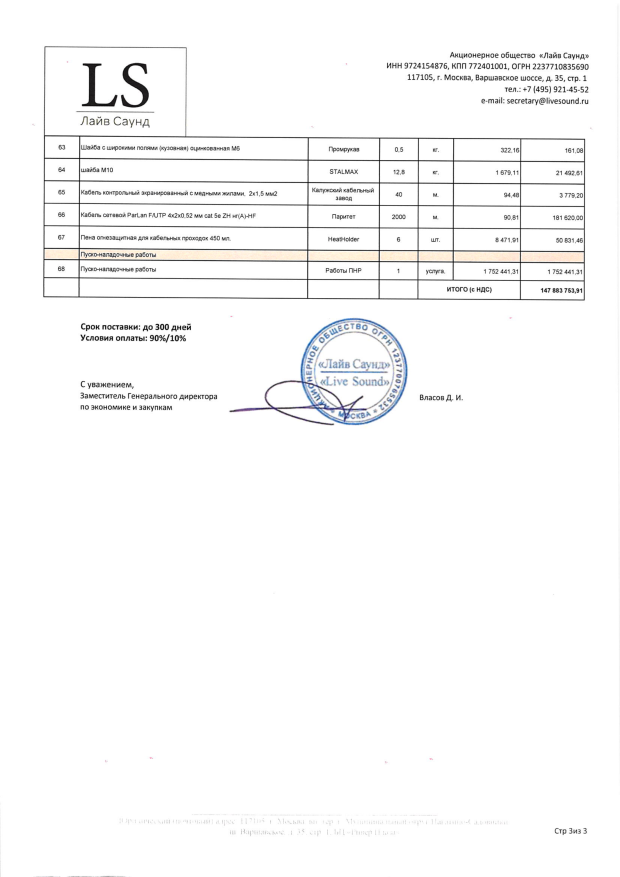
#> input picture session-reports/2026-05-20_kp-ls-ahp-plus15/artifacts/p3_orig.png, 2480 x 3507 px (shown at 1/4 size)
$ python debug_pil.py p3_orig.png out
#> lines starting #> are read from the running program, lines starting #| are printed output that depends on the picture
"""Identify which PIL operation crashes."""
import sys, traceback

print("step 1: import")
from PIL import Image, ImageDraw, ImageFont
import numpy as np
print("step 1 ok")

print("step 2: open PNG")
src = sys.argv[1]
scan = Image.open(src).convert("RGB")
#> scan is the input picture: PIL image 2480x3507 RGB; mean R, G, B 248.9, 248.9, 249
print(f"step 2 ok size={scan.size}")
#| step 2 ok size=(2480, 3507)

print("step 3: crop")
crop = scan.crop((1981, 674, 2078, 706))
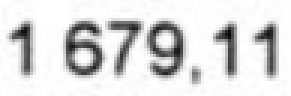
#> crop: PIL image 97x32 RGB (shown 3 times larger); min 6, max 255, mean 219.6
print(f"step 3 ok size={crop.size}")
#| step 3 ok size=(97, 32)

print("step 4: numpy convert")
arr = np.array(crop)
print(f"step 4 ok shape={arr.shape}")
#| step 4 ok shape=(32, 97, 3)

print("step 5: mean")
gray = arr.mean(axis=2)
print(f"step 5 ok shape={gray.shape}")
#| step 5 ok shape=(32, 97)

print("step 6: load font calibri")
f = ImageFont.truetype(r"C:\Windows\Fonts\calibri.ttf", 26)
print("step 6 ok")

print("step 7: small new image")
im = Image.new("RGB", (200, 60), "white")
#> im: PIL image 200x60 RGB; every value is 255
ImageDraw.Draw(im).text((5, 5), "1 679,11", font=f, fill=(5, 5, 5))
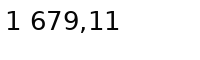
#> im: PIL image 200x60 RGB; min 5, max 255, mean 244.1
print("step 7 ok")

print("step 8: small save")
out_dir = sys.argv[2]
im.save(f"{out_dir}/dbg_step8.png")
print("step 8 ok")

print("step 9: large combined")
combined = Image.new("RGB", (400, 600), "white")
#> combined: PIL image 400x600 RGB; every value is 255
combined.paste(crop, (0, 0))
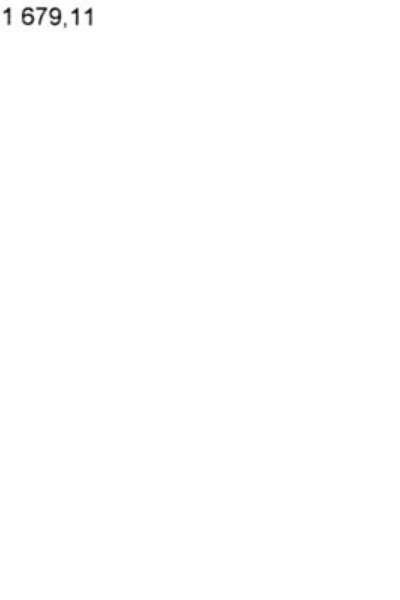
#> combined: PIL image 400x600 RGB; min 6, max 255, mean 254.5
combined.paste(im, (0, 100))
combined.save(f"{out_dir}/dbg_step9.png")
print("step 9 ok")

print("step 10: resize large")
big = combined.resize((1200, 1800), Image.LANCZOS)
big.save(f"{out_dir}/dbg_step10.png")
print("step 10 ok")

print("ALL OK")
